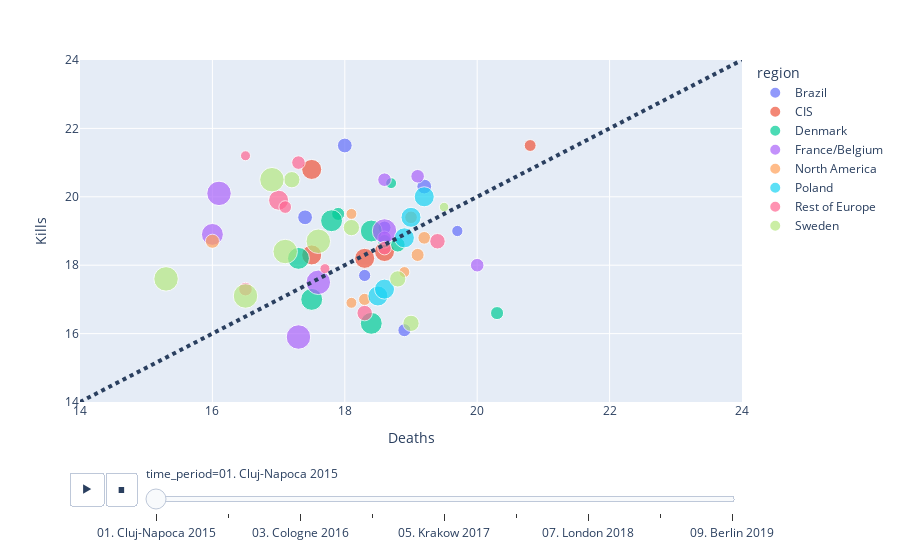

The notebook cell this image was saved under:
### Code cell
fig = px.scatter(gb, x="deaths", y="kills", animation_frame="time_period", animation_group="player_name",
           size="size", color="region", hover_name="player_name", hover_data=["team_rank"],
                 range_x=[14,24],range_y=[14,24]
                )
#.for_each_trace(lambda t: t.update(name=t.name.split("=")[1]))
fig.layout.updatemenus[0].buttons[0].args[1]["frame"]["duration"] = 2000
fig.layout.updatemenus[0].buttons[0].args[1]["transition"]["duration"] = 1300
fig.update_layout(xaxis_title='Deaths', yaxis_title = 'Kills')
fig.add_shape(type="line", x0=14, y0=14, x1=24, y1=24, line=dict(width=4, dash="dot"))
fig.update_shapes(dict(xref='x', yref='y'))
fig.show()

### Figure 1 — Plotly figure (JSON) as saved in the notebook; plotly's stock layout.template omitted (floating-point values rounded to 4 significant figures)
{"data": [{"customdata": [[9], [12], [14], [9], [17], [9], [12]], "hovertemplate": "<b>%{hovertext}</b><br><br>region=Brazil<br>time_period=01. Cluj-Napoca 2015<br>deaths=%{x}<br>kills=%{y}<br>size=%{marker.size}<br>team_rank=%{customdata[0]}<extra></extra>", "hovertext": ["FalleN", "TACO", "boltz", "coldzera", "felps", "fer", "fnx"], "ids": ["FalleN", "TACO", "boltz", "coldzera", "felps", "fer", "fnx"], "legendgroup": "Brazil", "marker": {"color": "#636efa", "size": [9.1, 7.1, 6.2, 9.1, 5.3, 9.1, 7.1], "sizemode": "area", "sizeref": 0.08325, "symbol": "circle"}, "mode": "markers", "name": "Brazil", "orientation": "v", "showlegend": true, "type": "scatter", "x": [17.4, 18.9, 18.3, 18, 19.7, 19.2, 18.6], "xaxis": "x", "y": [19.4, 16.1, 17.7, 21.5, 19, 20.3, 19.1], "yaxis": "y"}, {"customdata": [[4], [4], [4], [15], [4]], "hovertemplate": "<b>%{hovertext}</b><br><br>region=CIS<br>time_period=01. Cluj-Napoca 2015<br>deaths=%{x}<br>kills=%{y}<br>size=%{marker.size}<br>team_rank=%{customdata[0]}<extra></extra>", "hovertext": ["Edward", "Zeus", "flamie", "s1mple", "seized"], "ids": ["Edward", "Zeus", "flamie", "s1mple", "seized"], "legendgroup": "CIS", "marker": {"color": "#EF553B", "size": [16.7, 16.7, 16.7, 5.9, 16.7], "sizemode": "area", "sizeref": 0.08325, "symbol": "circle"}, "mode": "markers", "name": "CIS", "orientation": "v", "showlegend": true, "type": "scatter", "x": [18.6, 18.3, 17.5, 20.8, 17.5], "xaxis": "x", "y": [18.4, 18.2, 20.8, 21.5, 18.3], "yaxis": "y"}, {"customdata": [[12], [12], [18], [3], [9], [3], [3], [3], [11], [3]], "hovertemplate": "<b>%{hovertext}</b><br><br>region=Denmark<br>time_period=01. Cluj-Napoca 2015<br>deaths=%{x}<br>kills=%{y}<br>size=%{marker.size}<br>team_rank=%{customdata[0]}<extra></extra>", "hovertext": ["Kjaerbye", "MSL", "Magisk", "Xyp9x", "aizy", "cajunb", "device", "dupreeh", "k0nfig", "karrigan"], "ids": ["Kjaerbye", "MSL", "Magisk", "Xyp9x", "aizy", "cajunb", "device", "dupreeh", "k0nfig", "karrigan"], "legendgroup": "Denmark", "marker": {"color": "#00cc96", "size": [7.1, 7.1, 5, 20, 9.1, 20, 20, 20, 7.7, 20], "sizemode": "area", "sizeref": 0.08325, "symbol": "circle"}, "mode": "markers", "name": "Denmark", "orientation": "v", "showlegend": true, "type": "scatter", "x": [17.9, 20.3, 18.7, 17.5, 18.8, 17.3, 17.8, 18.4, 18.6, 18.4], "xaxis": "x", "y": [19.5, 16.6, 20.4, 17, 18.6, 18.2, 19.3, 19, 18.7, 16.3], "yaxis": "y"}, {"customdata": [[3], [2], [11], [11], [11], [2], [2], [2], [11]], "hovertemplate": "<b>%{hovertext}</b><br><br>region=France/Belgium<br>time_period=01. Cluj-Napoca 2015<br>deaths=%{x}<br>kills=%{y}<br>size=%{marker.size}<br>team_rank=%{customdata[0]}<extra></extra>", "hovertext": ["Happy", "NBK-", "RpK", "ScreaM", "SmithZz", "apEX", "kennyS", "kioShiMa", "shox"], "ids": ["Happy", "NBK-", "RpK", "ScreaM", "SmithZz", "apEX", "kennyS", "kioShiMa", "shox"], "legendgroup": "France/Belgium", "marker": {"color": "#ab63fa", "size": [20, 25, 7.7, 7.7, 7.7, 25, 25, 25, 7.7], "sizemode": "area", "sizeref": 0.08325, "symbol": "circle"}, "mode": "markers", "name": "France/Belgium", "orientation": "v", "showlegend": true, "type": "scatter", "x": [16, 17.6, 20, 19.1, 18.6, 18.6, 16.1, 17.3, 18.6], "xaxis": "x", "y": [18.9, 17.5, 18, 20.6, 18.8, 19, 20.1, 15.9, 20.5], "yaxis": "y"}, {"customdata": [[13], [18], [18], [10], [12], [13], [18], [14]], "hovertemplate": "<b>%{hovertext}</b><br><br>region=North America<br>time_period=01. Cluj-Napoca 2015<br>deaths=%{x}<br>kills=%{y}<br>size=%{marker.size}<br>team_rank=%{customdata[0]}<extra></extra>", "hovertext": ["EliGE", "NAF", "RUSH", "Skadoodle", "Stewie2K", "nitr0", "stanislaw", "tarik"], "ids": ["EliGE", "NAF", "RUSH", "Skadoodle", "Stewie2K", "nitr0", "stanislaw", "tarik"], "legendgroup": "North America", "marker": {"color": "#FFA15A", "size": [6.7, 5, 5, 8.3, 7.1, 6.7, 5, 6.2], "sizemode": "area", "sizeref": 0.08325, "symbol": "circle"}, "mode": "markers", "name": "North America", "orientation": "v", "showlegend": true, "type": "scatter", "x": [19.2, 18.1, 18.9, 16, 19.1, 19, 18.1, 18.3], "xaxis": "x", "y": [18.8, 19.5, 17.8, 18.7, 18.3, 19.4, 16.9, 17], "yaxis": "y"}, {"customdata": [[4], [4], [4], [4], [4]], "hovertemplate": "<b>%{hovertext}</b><br><br>region=Poland<br>time_period=01. Cluj-Napoca 2015<br>deaths=%{x}<br>kills=%{y}<br>size=%{marker.size}<br>team_rank=%{customdata[0]}<extra></extra>", "hovertext": ["NEO", "Snax", "TaZ", "byali", "pashaBiceps"], "ids": ["NEO", "Snax", "TaZ", "byali", "pashaBiceps"], "legendgroup": "Poland", "marker": {"color": "#19d3f3", "size": [16.7, 16.7, 16.7, 16.7, 16.7], "sizemode": "area", "sizeref": 0.08325, "symbol": "circle"}, "mode": "markers", "name": "Poland", "orientation": "v", "showlegend": true, "type": "scatter", "x": [18.9, 19.2, 18.5, 18.6, 19], "xaxis": "x", "y": [18.8, 20, 17.1, 17.3, 19.4], "yaxis": "y"}, {"customdata": [[4], [11], [11], [22], [13], [11], [8], [22], [8]], "hovertemplate": "<b>%{hovertext}</b><br><br>region=Rest of Europe<br>time_period=01. Cluj-Napoca 2015<br>deaths=%{x}<br>kills=%{y}<br>size=%{marker.size}<br>team_rank=%{customdata[0]}<extra></extra>", "hovertext": ["GuardiaN", "NiKo", "RUBINO", "STYKO", "allu", "chrisJ", "fox", "oskar", "rain"], "ids": ["GuardiaN", "NiKo", "RUBINO", "STYKO", "allu", "chrisJ", "fox", "oskar", "rain"], "legendgroup": "Rest of Europe", "marker": {"color": "#FF6692", "size": [16.7, 7.7, 7.7, 4.2, 6.7, 7.7, 10, 4.2, 10], "sizemode": "area", "sizeref": 0.08325, "symbol": "circle"}, "mode": "markers", "name": "Rest of Europe", "orientation": "v", "showlegend": true, "type": "scatter", "x": [17, 17.3, 18.6, 17.7, 17.1, 16.5, 18.3, 16.5, 19.4], "xaxis": "x", "y": [19.9, 21, 18.5, 17.9, 19.7, 17.3, 16.6, 21.2, 18.7], "yaxis": "y"}, {"customdata": [[7], [2], [2], [7], [2], [7], [2], [7], [2], [24]], "hovertemplate": "<b>%{hovertext}</b><br><br>region=Sweden<br>time_period=01. Cluj-Napoca 2015<br>deaths=%{x}<br>kills=%{y}<br>size=%{marker.size}<br>team_rank=%{customdata[0]}<extra></extra>", "hovertext": ["GeT_RiGhT", "JW", "KRIMZ", "Xizt", "dennis", "f0rest", "flusha", "friberg", "olofmeister", "znajder"], "ids": ["GeT_RiGhT", "JW", "KRIMZ", "Xizt", "dennis", "f0rest", "flusha", "friberg", "olofmeister", "znajder"], "legendgroup": "Sweden", "marker": {"color": "#B6E880", "size": [11.1, 25, 25, 11.1, 25, 11.1, 25, 11.1, 25, 3.8], "sizemode": "area", "sizeref": 0.08325, "symbol": "circle"}, "mode": "markers", "name": "Sweden", "orientation": "v", "showlegend": true, "type": "scatter", "x": [18.1, 17.1, 15.3, 18.8, 17.6, 17.2, 16.5, 19, 16.9, 19.5], "xaxis": "x", "y": [19.1, 18.4, 17.6, 17.6, 18.7, 20.5, 17.1, 16.3, 20.5, 19.7], "yaxis": "y"}], "layout": {"legend": {"itemsizing": "constant", "title": {"text": "region"}, "tracegroupgap": 0}, "margin": {"t": 60}, "shapes": [{"line": {"dash": "dot", "width": 4}, "type": "line", "x0": 14, "x1": 24, "xref": "x", "y0": 14, "y1": 24, "yref": "y"}], "sliders": [{"active": 0, "currentvalue": {"prefix": "time_period="}, "len": 0.9, "pad": {"b": 10, "t": 60}, "steps": [{"args": [["01. Cluj-Napoca 2015"], {"frame": {"duration": 0, "redraw": false}, "fromcurrent": true, "mode": "immediate", "transition": {"duration": 0, "easing": "linear"}}], "label": "01. Cluj-Napoca 2015", "method": "animate"}, {"args": [["02. Columbus 2016"], {"frame": {"duration": 0, "redraw": false}, "fromcurrent": true, "mode": "immediate", "transition": {"duration": 0, "easing": "linear"}}], "label": "02. Columbus 2016", "method": "animate"}, {"args": [["03. Cologne 2016"], {"frame": {"duration": 0, "redraw": false}, "fromcurrent": true, "mode": "immediate", "transition": {"duration": 0, "easing": "linear"}}], "label": "03. Cologne 2016", "method": "animate"}, {"args": [["04. Atlanta 2017"], {"frame": {"duration": 0, "redraw": false}, "fromcurrent": true, "mode": "immediate", "transition": {"duration": 0, "easing": "linear"}}], "label": "04. Atlanta 2017", "method": "animate"}, {"args": [["05. Krakow 2017"], {"frame": {"duration": 0, "redraw": false}, "fromcurrent": true, "mode": "immediate", "transition": {"duration": 0, "easing": "linear"}}], "label": "05. Krakow 2017", "method": "animate"}, {"args": [["06. Boston 2018"], {"frame": {"duration": 0, "redraw": false}, "fromcurrent": true, "mode": "immediate", "transition": {"duration": 0, "easing": "linear"}}], "label": "06. Boston 2018", "method": "animate"}, {"args": [["07. London 2018"], {"frame": {"duration": 0, "redraw": false}, "fromcurrent": true, "mode": "immediate", "transition": {"duration": 0, "easing": "linear"}}], "label": "07. London 2018", "method": "animate"}, {"args": [["08. Katowice 2019"], {"frame": {"duration": 0, "redraw": false}, "fromcurrent": true, "mode": "immediate", "transition": {"duration": 0, "easing": "linear"}}], "label": "08. Katowice 2019", "method": "animate"}, {"args": [["09. Berlin 2019"], {"frame": {"duration": 0, "redraw": false}, "fromcurrent": true, "mode": "immediate", "transition": {"duration": 0, "easing": "linear"}}], "label": "09. Berlin 2019", "method": "animate"}], "x": 0.1, "xanchor": "left", "y": 0, "yanchor": "top"}], "updatemenus": [{"buttons": [{"args": [null, {"frame": {"duration": 2000, "redraw": false}, "fromcurrent": true, "mode": "immediate", "transition": {"duration": 1300, "easing": "linear"}}], "label": "&#9654;", "method": "animate"}, {"args": [[null], {"frame": {"duration": 0, "redraw": false}, "fromcurrent": true, "mode": "immediate", "transition": {"duration": 0, "easing": "linear"}}], "label": "&#9724;", "method": "animate"}], "direction": "left", "pad": {"r": 10, "t": 70}, "showactive": false, "type": "buttons", "x": 0.1, "xanchor": "right", "y": 0, "yanchor": "top"}], "xaxis": {"anchor": "y", "domain": [0, 1], "range": [14, 24], "title": {"text": "Deaths"}}, "yaxis": {"anchor": "x", "domain": [0, 1], "range": [14, 24], "title": {"text": "Kills"}}}}
